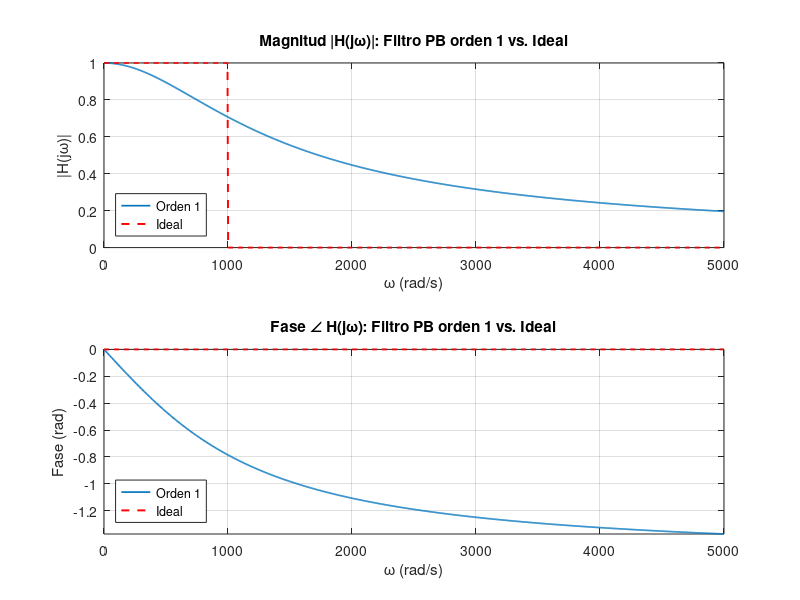

This chart was generated by the following MATLAB code:
% Ejemplo: Filtro Pasa‑bajos (orden 1) + Filtro ideal para comparación
wc = 1000;          % Frecuencia de corte (rad/s)
n  = 1;
w  = linspace(0, 5000, 1000);    % Vector de frecuencias

% Filtro pasa‑bajos de primer orden en frecuencia
H_lp = (wc^n) ./ ( (wc + 1j*w).^n );

% Filtro pasa‑bajos ideal (rectángulo de magnitud)
H_ideal_mag   = double(w <= wc);        % |H_ideal| = 1  para w <= wc, 0 en caso contrario
H_ideal_phase = zeros(size(w));         % Fase nula (ideal no causal)

figure;

% ── Magnitud ────────────────────────────────────────────────────────────
subplot(2,1,1);
plot(w, abs(H_lp), 'LineWidth', 1.2, 'Color', [0 0.45 0.74]); hold on;  % Azul
plot(w, H_ideal_mag, 'r--', 'LineWidth', 1.4);                           % Rojo punteado
title('Magnitud |H(j\omega)|: Filtro PB orden 1 vs. Ideal');
xlabel('\omega (rad/s)'); ylabel('|H(j\omega)|');
legend('Orden 1', 'Ideal', 'Location', 'southwest');
grid on; axis tight;

% ── Fase ────────────────────────────────────────────────────────────────
subplot(2,1,2);
plot(w, angle(H_lp), 'LineWidth', 1.2, 'Color', [0 0.45 0.74]); hold on;
plot(w, H_ideal_phase, 'r--', 'LineWidth', 1.4);
title('Fase \angle H(j\omega): Filtro PB orden 1 vs. Ideal');
xlabel('\omega (rad/s)'); ylabel('Fase (rad)');
legend('Orden 1', 'Ideal', 'Location', 'southwest');
grid on; axis tight;
